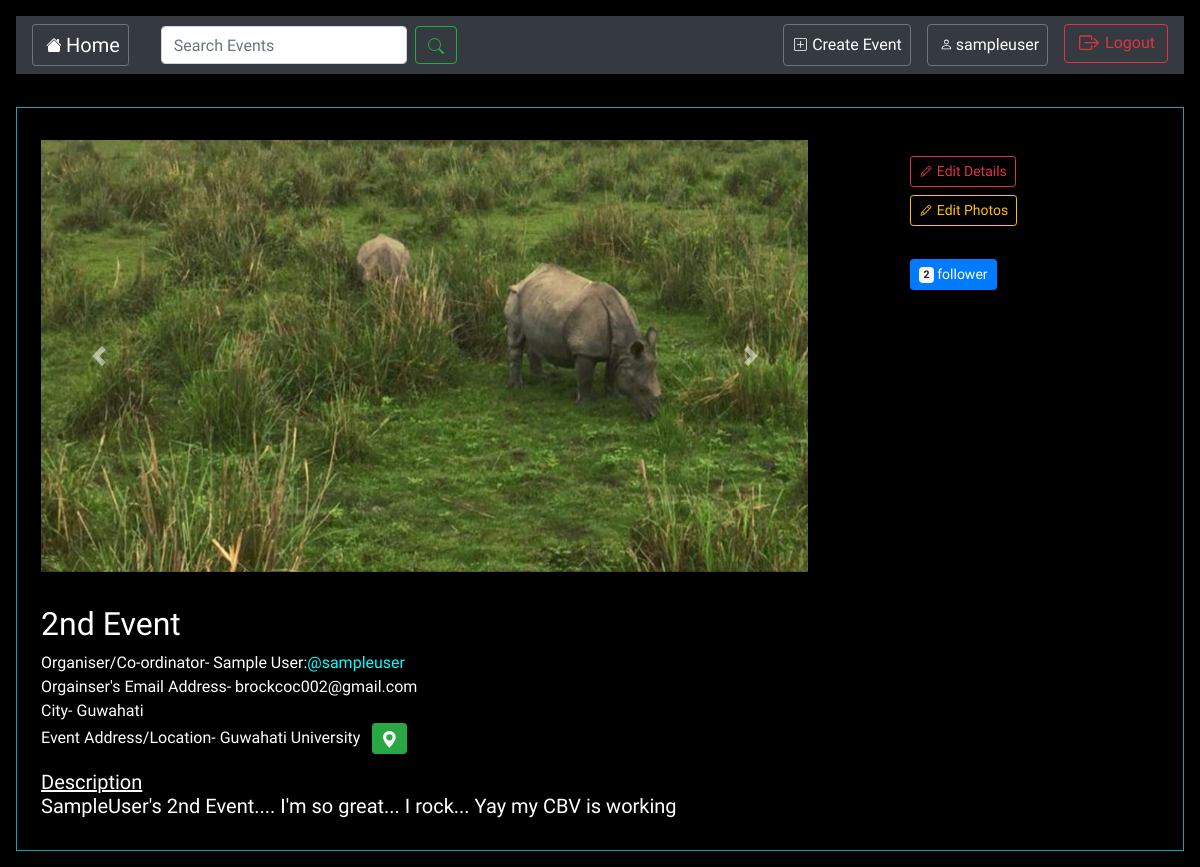
The app's page /events/9/ (signed in) with its own data.
### events/models.py (models this page shows, shortened)
class Event(models.Model):
    name = models.CharField(max_length=50)
    description = models.CharField(max_length=500, blank=True)
    start_date = models.DateField(auto_now=False, auto_now_add=False, null=True, blank=True)
    category = models.ForeignKey(Category, on_delete=models.CASCADE)
    organiser = models.ForeignKey(User, on_delete=models.CASCADE)
    city = models.ForeignKey(City, on_delete=models.CASCADE)
    address = models.CharField(max_length=50, blank=True)
    notice = models.CharField(null=True, max_length=50, blank=True)

class EventImage(models.Model):
    event = models.OneToOneField(Event, on_delete=models.CASCADE)
    image1 = models.ImageField(upload_to='event_image_one', blank=True)
    image2 = models.ImageField(upload_to='event_image_two', blank=True)
    image3 = models.ImageField(upload_to='event_image_three', blank=True)
    image4 = models.ImageField(upload_to='event_image_four', blank=True)
    image5 = models.ImageField(upload_to='event_image_five', blank=True)

class City(models.Model):
    name = models.CharField(max_length=20)
    def __str__(self):
        return self.name

### accounts/models.py (models this page shows, shortened)
class UserExtraInfo(models.Model):
    user = models.OneToOneField(get_user_model(), on_delete=models.CASCADE)
    full_name = models.CharField(max_length=30)
    bio = models.CharField(max_length=300)
    profile_pic = models.ImageField(blank=True, upload_to='profile_pics/')

### events/views.py (the view)
# urls.py: path('<int:pk>/', views.event_detail, name='event_detail'),
def event_detail(request, pk):
    event = Event.objects.get(pk=pk)
    city = event.city
    address = event.address
    address = address.replace(',', '%2C')
    address = address.replace(' ', '%20')
    try:
        user = User.objects.get(pk=request.user.pk)
        follower = Follower.objects.get(event=event, follower=user)
    except:
        return render(request, "events/event_detail.html", {'event':event, 'city':city, 'address':address})
    else:
        return render(request, "events/event_detail.html", {'event':event, 'city':city, 'address':address, 'follow':True})

### events/templates/events/event_detail.html (shortened to what this page needs)
{% extends 'events/base.html' %}
{% block content %}
<div class="border border-info">
    <div class="row justify-content-around">
        <div class="col-8 m-4">
            {% if event.eventimage %}
                <div id="carouselExampleControls" class="carousel slide mt-2" data-ride="carousel">
                    <div class="carousel-inner">
                        {% if event.eventimage.image1 %}
                            <div class="carousel-item active">
                                <img src="{{event.eventimage.image1.url}}" class="d-block w-100" alt="Something went wrong">
                            </div>
                        {% endif %}
                    </div>
                    <a class="carousel-control-prev" href="#carouselExampleControls" role="button" data-slide="prev">
                    <span class="carousel-control-prev-icon" aria-hidden="true"></span>
                    </a>
                    <a class="carousel-control-next" href="#carouselExampleControls" role="button" data-slide="next">
                    <span class="carousel-control-next-icon" aria-hidden="true"></span>
                    </a>
                </div>
            {% endif %}
            <hr>
            <h2>{{event.name}}</h2>
            <p>
                Organiser/Co-ordinator- {{event.organiser.userextrainfo.full_name|title}}:<a href="{% url 'accounts:user_detail' pk=event.organiser.pk %}">@{{event.organiser.username}}</a> <br>
                Orgainser's Email Address- {{event.organiser.email}} <br>
                City- {{city|title}} <br>
                {% if event.address %}
                    Event Address/Location- {{event.address|title}} &nbsp;
                    <a target="_blank" href="https://www.google.com/maps/search/?api=1&query={{address}}">
                        <button type="button" class="btn btn-sm btn-success" data-toggle="tooltip" data-placement="bottom" title="Click to search the location in Google maps">
                            <svg class="bi bi-geo-alt" width="1.2em" height="1.2em" viewBox="0 0 16 16" fill="currentColor" xmlns="http://www.w3.org/2000/svg">
                                <path fill-rule="evenodd" d="M8 16s6-5.686 6-10A6 6 0 0 0 2 6c0 4.314 6 10 6 10zm0-7a3 3 0 1 0 0-6 3 3 0 0 0 0 6z"/>
                            </svg>
                        </button>
                    </a>
                    <br>
                {% endif %}
            </p>
            <h5>
                <u>Description</u><br>
                {{event.description|safe}}
            </h5>
        </div>
        <div class="col m-5">
            {% if user == event.organiser %}
                <a class="btn btn-sm btn-outline-danger mb-2" href="{% url 'events:update_event' pk=event.pk %}">
                    Edit Details
                </a> <br>
                {% if event.eventimage %}
                    <a class="btn btn-sm btn-outline-warning" href="{% url 'events:update_event_images' pk=event.eventimage.pk %}">
                        Edit Photos
                    </a>
                {% endif %}
                <hr>
                <button class="btn btn-sm btn-primary" type="button" data-toggle="collapse" data-target="#collapseExample" aria-expanded="false" aria-controls="collapseExample">
                    <span class="badge badge-light">{{event.follower_set.count}}</span> follower
                </button>
            {% endif %}
        </div>
    </div>
</div>
{% endblock %}

### events/templates/events/base.html (shortened to what this page needs)
<!DOCTYPE html>
{% load static %}
<html lang="en">
<head>
    <link rel="stylesheet" href="https://stackpath.bootstrapcdn.com/bootstrap/4.4.1/css/bootstrap.min.css">
    <link rel="stylesheet" href="{% static  'events/master.css' %}">
</head>
<body>
    <nav class="navbar sticky-top navbar-expand-lg navbar-dark bg-dark border-dark mx-3 mt-3">
        <a class="navbar-brand btn btn-sm btn-outline-secondary" href="{% url 'index' %}">
          Home
        </a>
        <div class="collapse navbar-collapse" id="navbarSupportedContent">
        <ul class="navbar-nav mr-auto ml-3">
            {% if city %}
              <form action="{% url 'events:search' city_pk=city.pk %}" method="POST" class="form-inline my-2 my-lg-0">
                <input class="form-control mr-sm-2" name="string" type="search" minlength="1" placeholder="Search Events" aria-label="Search" required>
                <button class="btn btn-outline-success my-2 my-sm-0 mr-sm-5" type="submit">
                </button>
              </form>
            {% endif %}
        </ul>
        <ul class="navbar-nav ml-auto">
          {% if user.is_authenticated %}
            {% if user.userextrainfo %}
              <li class="nav-item">
                  <a class="nav-link text-white btn btn-outline-secondary" href="{% url 'events:create_event' %}">
                    Create Event
                  </a>
              </li>
            {% endif %}
            <li class="nav-item mx-3">
                <a class="nav-link text-white btn btn-outline-secondary" href="{% url 'accounts:user_detail' pk=user.pk %}">
                  {{user.username}}
                </a>
            </li>
                <li class="nav-item">
                <a class="btn btn-outline-danger" href="{% url 'accounts:logout' %}">
                  Logout
                </a>
            </li>
          {% endif %}
        </ul>
        </div>
    </nav>
<hr>
    <div class="m-3 border-dark">
      {% block content %}
      {% endblock %}
    </div>
</body>
</html>

### events/static/events/master.css (style rules this page uses)
body { background-color: black; color: white; font-family: 'Balsamiq Sans', cursive; }
a { color: aqua; }

### records on screen
Event: eventimage.image1 (picture), name "2nd Event", organiser.userextrainfo.full_name "Sample User", organiser.username "sampleuser", organiser.email "brockcoc002@gmail.com", address "Guwahati University", description "SampleUser's 2nd Event.... I'm so great... I rock... Yay my CBV is working", follower_set.count "2"
City: name "Guwahati"

### other values on screen
{{ user.username }} "sampleuser"
